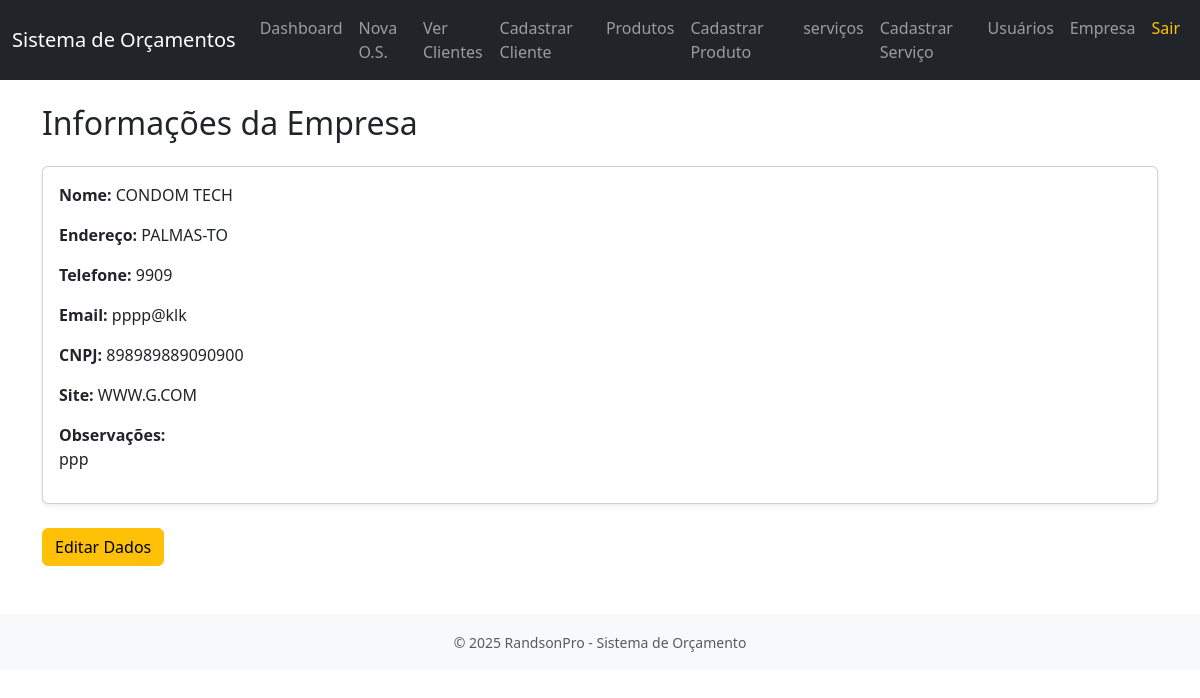
Page /empresa (signed in) on the committed database.
### orcamento_sistema/models.py (models this page shows)
class Empresa(db.Model):
    __tablename__ = 'empresa'
    id = db.Column(db.Integer, primary_key=True)
    nome = db.Column(db.String(100), nullable=False)
    endereco = db.Column(db.String(200))
    telefone = db.Column(db.String(20))
    email = db.Column(db.String(100))
    cnpj = db.Column(db.String(20))
    observacoes = db.Column(db.Text)
    site = db.Column(db.String(100))

### orcamento_sistema/app.py (the view, shortened to what this page needs)
@app.route('/empresa', methods=['GET', 'POST'])
@login_required
def empresa():
    empresa = Empresa.query.first()
    return render_template('empresa.html', empresa=empresa)

### orcamento_sistema/app.py (called while the page is built)
def login_required(f):
    @wraps(f)
    def decorated_function(*args, **kwargs):
        if 'usuario_id' not in session:
            return redirect(url_for('login'))
        return f(*args, **kwargs)
    return decorated_function

@app.context_processor
def inject_datetime():
    return {'datetime': datetime}

### orcamento_sistema/templates/empresa.html (shortened to what this page needs)
{% extends 'base.html' %}
{% block content %}
<h2 class="mb-4">Informações da Empresa</h2>
{% if empresa %}
  <div class="card shadow-sm mb-4">
    <div class="card-body">
      <p><strong>Nome:</strong> {{ empresa.nome }}</p>
      <p><strong>Endereço:</strong> {{ empresa.endereco }}</p>
      <p><strong>Telefone:</strong> {{ empresa.telefone }}</p>
      <p><strong>Email:</strong> {{ empresa.email }}</p>
      <p><strong>CNPJ:</strong> {{ empresa.cnpj }}</p>
      <p><strong>Site:</strong> {{ empresa.site }}</p>
      <p><strong>Observações:</strong><br>{{ empresa.observacoes }}</p>
    </div>
  </div>
  <a href="{{ url_for('editar_empresa') }}" class="btn btn-warning">Editar Dados</a>
{% else %}
  <div class="alert alert-warning">Nenhuma empresa cadastrada ainda.</div>
  <a href="{{ url_for('editar_empresa') }}" class="btn btn-primary">Cadastrar Empresa</a>
{% endif %}
{% endblock %}

### rows in the picture
Empresa: nome "CONDOM TECH", endereco "PALMAS-TO", telefone "9909", email "pppp@klk", cnpj "898989889090900", site "WWW.G.COM", observacoes "ppp"
